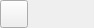
<?xml version="1.0" encoding="UTF-8"?>
<ui version="4.0">
 <class>Form</class>
 <widget class="QWidget" name="Form">
  <property name="geometry">
   <rect>
    <x>0</x>
    <y>0</y>
    <width>94</width>
    <height>28</height>
   </rect>
  </property>
  <property name="windowTitle">
   <string>Form</string>
  </property>
  <layout class="QVBoxLayout" name="verticalLayout">
   <property name="leftMargin">
    <number>0</number>
   </property>
   <property name="topMargin">
    <number>0</number>
   </property>
   <property name="rightMargin">
    <number>0</number>
   </property>
   <property name="bottomMargin">
    <number>0</number>
   </property>
   <item>
    <widget class="QToolButton" name="toolButton">
     <property name="minimumSize">
      <size>
       <width>28</width>
       <height>28</height>
      </size>
     </property>
     <property name="maximumSize">
      <size>
       <width>28</width>
       <height>28</height>
      </size>
     </property>
     <property name="baseSize">
      <size>
       <width>28</width>
       <height>28</height>
      </size>
     </property>
     <property name="toolTip">
      <string/>
     </property>
     <property name="text">
      <string/>
     </property>
     <property name="iconSize">
      <size>
       <width>23</width>
       <height>23</height>
      </size>
     </property>
     <property name="autoRaise">
      <bool>false</bool>
     </property>
     <property name="arrowType">
      <enum>Qt::NoArrow</enum>
     </property>
    </widget>
   </item>
  </layout>
 </widget>
 <resources/>
 <connections/>
</ui>
